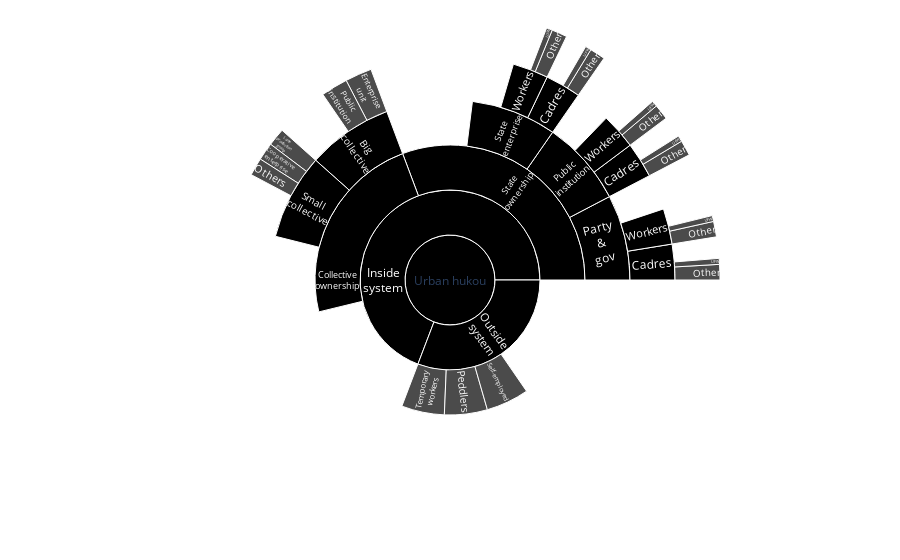

Notebook code cell kept with this figure:
### Code cell
import plotly.graph_objects as go

import pandas as pd

## Overrides CERTIFICATE_VERIFY_FAILED
import ssl
ssl._create_default_https_context = ssl._create_unverified_context

df = pd.read_csv('https://raw.githubusercontent.com/lepuck/tizhi-viz/master/tizhi.csv')

fig = go.Figure()

fig.add_trace(go.Sunburst(
    ids=df.ids,
    labels=df.labels,
    parents=df.parents,
    values=[0,100,100,33.33,33.33,33.33,50,50,25,25,12.5,12.5,8.3,8.3,8.3,16.6,16.6,16.6,8.3,8.3,8.3,8.3,8.3,8.3,2.3,6,2.3,6,2.3,6,2.3,6,2.3,6,2.3,6],
    domain=dict(column=1),
    insidetextorientation='radial',
    marker=dict(colors=df.colors)
))

fig.update_layout(
    margin = dict(t=10, l=10, r=10, b=10),
    
)

fig.show()

### Figure 1 — Plotly figure (JSON) as saved in the notebook; plotly's stock layout.template omitted (floating-point values rounded to 4 significant figures)
{"data": [{"domain": {"column": 1}, "ids": ["Urban", "Inside", "Outside", "TemporaryWorkers", "Peddlers", "SelfEmployed", "State", "Collective", "BigCollective", "SmallCollective", "CollectiveUnit", "CooperativePublic", "LaneProduction", "Cooperative", "SmallCollectiveOthers", "PartyGov", "StatePublic", "StateEnterprise", "PartyGovCadre", "PartyGovWorker", "StatePublicCadre", "StatePublicWorker", "StateEnterpriseCadre", "StateEnterpriseWorker", "StateEnterpriseCadreUFW", "StateEnterpriseCadreMass", "PublicInstitutionCadreUFW", "PublicInstitutionCadreMass", "PartyGovCadreUFW", "PartyGovCadreMass", "StateEnterpriseWorkersUFW", "StateEnterpriseWorkersMass", "StatePublicWorkersUFW", "StatePublicWorkersMass", "PartyGovWorkersUFW", "PartyGovWorkersMass"], "insidetextorientation": "radial", "labels": ["Urban hukou", "Inside<br>system", "Outside<br>system", "Temporary<br>workers", "Peddlers", "Self-employed", "State<br>ownership", "Collective<br>ownership", "Big<br>collective", "Small<br>collective", "Enterprise<br>unit", "Public<br>institution", "Lane<br>production<br>group", "Cooperative<br>enterprise", "Others", "Party<br>&<br>gov", "Public<br>institution", "State<br>enterprise", "Cadres", "Workers", "Cadres", "Workers", "Cadres", "Workers", "UFW", "Other", "UFW", "Other", "UFW", "Other", "UFW", "Other", "UFW", "Other", "UFW", "Other"], "marker": {"colors": ["#000000", "#000000", "#000000", "#000000", "#000000", "#000000", "#000000", "#000000", "#000000", "#000000", "#000000", "#000000", "#000000", "#000000", "#000000", "#000000", "#000000", "#000000", "#000000", "#000000", "#000000", "#000000", "#000000", "#000000", "#000000", "#000000", "#000000", "#000000", "#000000", "#000000", "#000000", "#000000", "#000000", "#000000", "#000000", "#000000"]}, "parents": [null, "Urban", "Urban", "Outside", "Outside", "Outside", "Inside", "Inside", "Collective", "Collective", "BigCollective", "BigCollective", "SmallCollective", "SmallCollective", "SmallCollective", "State", "State", "State", "PartyGov", "PartyGov", "StatePublic", "StatePublic", "StateEnterprise", "StateEnterprise", "StateEnterpriseCadre", "StateEnterpriseCadre", "StatePublicCadre", "StatePublicCadre", "PartyGovCadre", "PartyGovCadre", "StateEnterpriseWorker", "StateEnterpriseWorker", "StatePublicWorker", "StatePublicWorker", "PartyGovWorker", "PartyGovWorker"], "type": "sunburst", "values": [0, 100, 100, 33.33, 33.33, 33.33, 50, 50, 25, 25, 12.5, 12.5, 8.3, 8.3, 8.3, 16.6, 16.6, 16.6, 8.3, 8.3, 8.3, 8.3, 8.3, 8.3, 2.3, 6, 2.3, 6, 2.3, 6, 2.3, 6, 2.3, 6, 2.3, 6]}], "layout": {"margin": {"b": 10, "l": 10, "r": 10, "t": 10}}}
